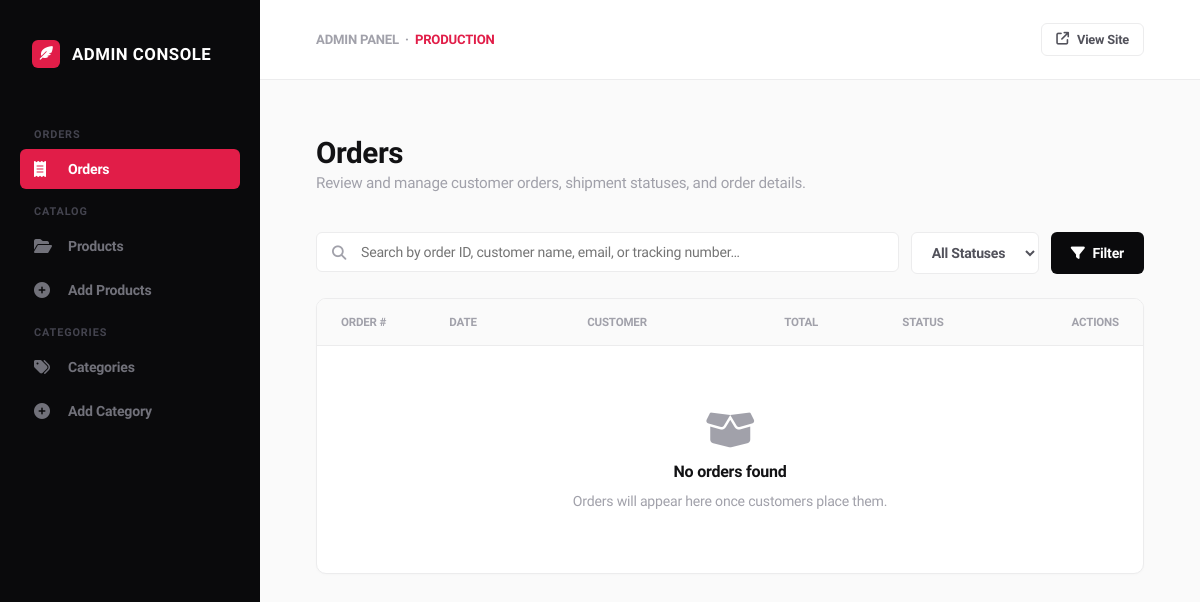
Page /admin-dashboard/ (signed in) on the earlier database version.
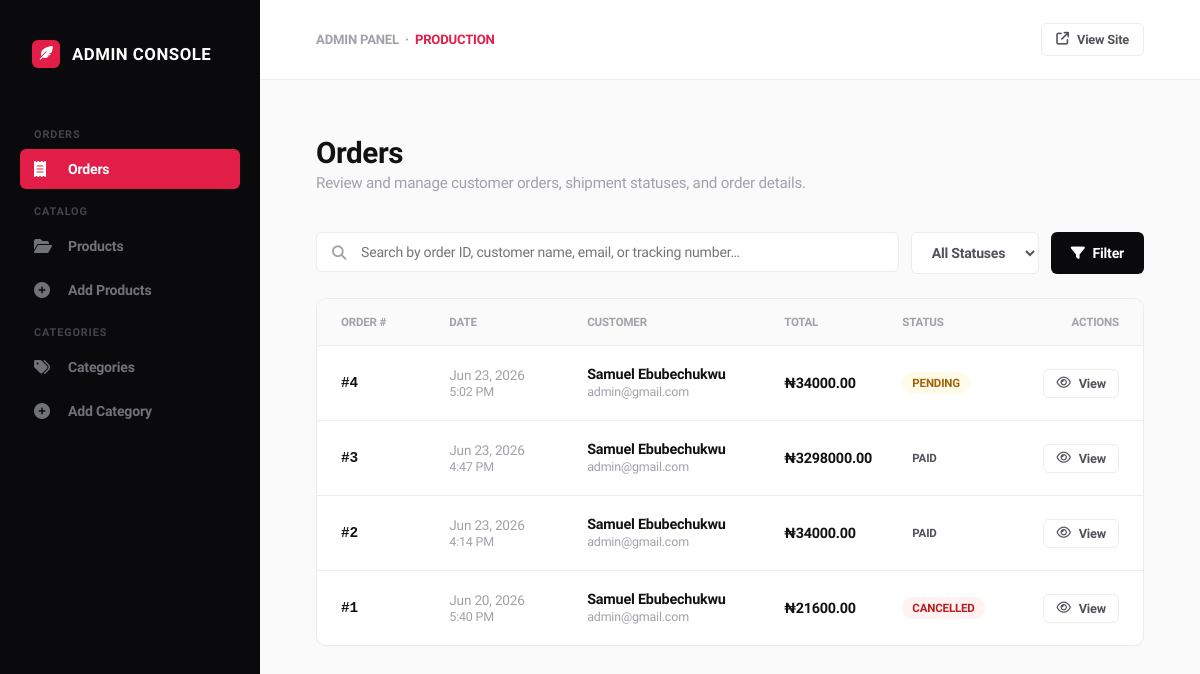
Same page on the later database version.
### ecommerce/models.py (models this page shows, shortened)
class Order(models.Model):
    STATUS_CHOICES = [
        ('pending', 'Pending'),
        ('paid', 'Paid'),
        ('shipped', 'Shipped'),
        ('delivered', 'Delivered'),
        ('cancelled', 'Cancelled'),
        ('refunded', 'Refunded'),
    ]
    user = models.ForeignKey(User, on_delete=models.CASCADE, related_name='orders')
    shipping_address = models.ForeignKey(
        ShippingAddress, on_delete=models.SET_NULL,
        null=True, blank=True, related_name='orders'
    )
    shipping_address_snapshot = models.TextField(
        blank=True, help_text="Backup text in case shipping address is deleted"
    )
    status = models.CharField(max_length=20, choices=STATUS_CHOICES, default='pending')
    total = models.DecimalField(max_digits=12, decimal_places=2, default=0)
    billing_address = models.TextField(blank=True)
    tracking_number = models.CharField(max_length=255, blank=True)
    tx_ref = models.CharField(max_length=100, unique=True, blank=True, null=True)
    flw_transaction_id = models.CharField(max_length=100, blank=True, null=True)
    created_at = models.DateTimeField(auto_now_add=True)
    updated_at = models.DateTimeField(auto_now=True)
    class Meta:
        ordering = ['-created_at']

class User(AbstractUser):
    email = models.EmailField(unique=True)

### ecommerce/views.py (the view, shortened to what this page needs)
# urls.py: path('admin-dashboard/', admin_dashboard, name='admin_dashboard'),
@login_required(login_url="accounts:account")
def admin_dashboard(request):
    context = {}
    tab = request.GET.get('tab', 'orders')  # Default tab
    orders_qs = Order.objects.select_related('user', 'shipping_address').prefetch_related('items__product', 'items__product_size__size')
    order_search = request.GET.get('order_search', '')
    order_status = request.GET.get('order_status', 'all')
    if order_status and order_status != 'all':
        orders_qs = orders_qs.filter(status=order_status)
    orders_qs = orders_qs.order_by('-created_at')
    orders_paginator = Paginator(orders_qs, 10)
    orders_page_num = request.GET.get('orders_page', 1)
    orders_page = orders_paginator.get_page(orders_page_num)
    products_qs = Product.objects.select_related('category').prefetch_related('images', 'sizes__size')
    product_search = request.GET.get('product_search', '')
    product_category = request.GET.get('product_category', '')
    product_visibility = request.GET.get('product_visibility', '')
    if product_search:
        products_qs = products_qs.filter(
            Q(name__icontains=product_search) |
            Q(sku__icontains=product_search) |
            Q(slug__icontains=product_search)
        )
    if product_category:
        products_qs = products_qs.filter(category_id=product_category)
    products_qs = products_qs.order_by('-created_at')
    products_paginator = Paginator(products_qs, 10)
    products_page_num = request.GET.get('products_page', 1)
    products_page = products_paginator.get_page(products_page_num)
    categories_qs = Category.objects.all().order_by('sort_order', 'name')
    category_search = request.GET.get('category_search', '')
    if category_search:
        categories_qs = categories_qs.filter(name__icontains=category_search)
    categories_paginator = Paginator(categories_qs, 15)
    categories_page_num = request.GET.get('categories_page', 1)
    categories_page = categories_paginator.get_page(categories_page_num)
    view_order_id = request.GET.get('view_order')
    view_order = None
    edit_category_id = request.GET.get('edit_category')
    edit_category_obj = None
    if edit_category_id:
        try:
            edit_category_obj = Category.objects.get(pk=edit_category_id)
        except Category.DoesNotExist:
            pass
    context = {
        'active_tab': tab,
        'orders': orders_page,
        'order_search': order_search,
        'order_status': order_status,
        'order_status_choices': Order.STATUS_CHOICES,
        'products': products_page,
        'product_search': product_search,
        'product_category': product_category,
        'product_visibility': product_visibility,
        'categories_for_filter': Category.objects.all().order_by('name'),
        'product_visibility_options': [
            ('active', 'Active State Only'),
            ('inactive', 'Inactive State Only'),
            ('featured', 'Featured Status Only'),
            ('not_featured', 'Non-Featured Rows Only'),
            ('featured_active', 'Featured & Active Mix'),
            ('featured_inactive', 'Featured & Inactive Mix'),
            ('out_of_stock', 'Global Out of Stock Pool'),
            ('variant_out', 'Sizes Variant Out of Stock'),
        ],
        'categories': categories_page,
        'category_search': category_search,
        'edit_category_obj': edit_category_obj,
        'view_order': view_order,
    }
    return render(request, 'Admin/admin.html', context)

### cart/cart.py (called while the page is built)
    def total_quantities(self):
        total = 0
        for item in self.cart.values():
            if 'quantity' in item and 'quantity' in item['quantity']:
                total += item['quantity']['quantity']
        return total

### cart/context_processors.py (called while the page is built)
def cart_quantity(request):
    cart = Cart(request)
    return {'cart_qty': cart.total_quantities()}

### ecommerce/context_processors.py (called while the page is built, shortened)
def categories(request):
    active_children = Category.objects.filter(is_active=True)
    top_level = Category.objects.filter(
        parent=None,
        is_active=True
    ).prefetch_related(
        Prefetch('children', queryset=active_children)
    )
    return {'categories': top_level}

def currency(request):
    code = request.session.get('currency', 'NGN')
    rate = 1
    return {
        'current_currency': code,
        'current_currency_symbol': CURRENCY_SYMBOLS.get(code, '₦'),
        'current_currency_rate': rate,
    }

### ecommerce/models.py (called while the page is built)
    @property
    def primary_image(self):
        key_img = self.images.filter(is_key=True).first()
        if key_img:
            return key_img.image_url
        first_img = self.images.first()
        return first_img.image_url if first_img else None

    @property
    def is_on_sale(self):
        return self.discount_price is not None and self.discount_price < self.price

    @property
    def display_price(self):
        return self.discount_price if self.is_on_sale else self.price

    @property
    def image_url(self):
        if self.image:
            return CloudinaryImage(str(self.image)).build_url(
                width=800, height=800, crop='fill', format='jpg', quality='auto'
            )
        return None

### templates/Admin/admin.html (shortened to what this page needs)
{% load static %}
<!DOCTYPE html>
<html lang="en">
<head>
    <link rel="stylesheet" href="https://cdnjs.cloudflare.com/ajax/libs/font-awesome/6.4.0/css/all.min.css">
</head>
<body>
<aside class="sidebar" id="sidebar">
    <div class="brand-container">
        <div class="brand-logo"><i class="fa-solid fa-feather-pointed"></i></div>
        <div class="brand-name">Admin Console</div>
    </div>
    <ul class="nav-group" style="padding:0; list-style:none;">
        <div class="nav-label">Orders</div>
        <li>
            <button class="nav-item {% if active_tab == 'orders' %}active{% endif %}"
                    onclick="switchTab('orders')">
                <i class="fa-solid fa-receipt"></i> Orders
            </button>
        </li>
        <div class="nav-label">Catalog</div>
        <li>
            <button class="nav-item {% if active_tab == 'products' %}active{% endif %}"
                    onclick="switchTab('products')">
                <i class="fa-solid fa-folder-open"></i> Products
            </button>
        </li>
        <li>
            <a href="{% url 'ecommerce:add_product' %}" class="nav-item">
                <i class="fa-solid fa-circle-plus"></i> Add Products
            </a>
        </li>
        <div class="nav-label">Categories</div>
        <li>
            <button class="nav-item {% if active_tab == 'categories' %}active{% endif %}"
                    onclick="switchTab('categories')">
                <i class="fa-solid fa-tags"></i> Categories
            </button>
        </li>
        <li>
            <button class="nav-item {% if active_tab == 'add_category' %}active{% endif %}"
                    onclick="switchTab('add_category')">
                <i class="fa-solid fa-circle-plus"></i> Add Category
            </button>
        </li>
    </ul>
</aside>
<div class="main-wrapper">
    <header class="global-header">
        <div style="font-size:0.82rem; font-weight:700; color:var(--text-muted); text-transform:uppercase;">
            Admin Panel &nbsp;·&nbsp; <span style="color:var(--pink-accent);">Production</span>
        </div>
        <a href="{% url 'ecommerce:home' %}" class="action-btn action-btn-secondary" style="font-size:0.8rem; padding:8px 14px;">
            <i class="fa-solid fa-arrow-up-right-from-square"></i> View Site
        </a>
    </header>
    <main>
        <section id="tab-orders" class="page-content-pane {% if active_tab == 'orders' or not active_tab %}active-view{% endif %}">
            <div class="view-title-block">
                <h1>Orders</h1>
                <p>Review and manage customer orders, shipment statuses, and order details.</p>
            </div>
            <form method="GET" action="{% url 'ecommerce:admin_dashboard' %}">
                <div class="search-filter-dock">
                    <div class="search-pill-input">
                        <i class="fa-solid fa-magnifying-glass"></i>
                        <input type="text" name="order_search" value="{{ order_search }}" placeholder="Search by order ID, customer name, email, or tracking number…">
                    </div>
                    <select class="custom-dropdown-select" name="order_status">
                        <option value="all" {% if order_status == 'all' %}selected{% endif %}>All Statuses</option>
                    </select>
                    <button type="submit" class="filter-submit-btn"><i class="fa-solid fa-filter"></i> Filter</button>
                </div>
            </form>
            <div class="modern-list-container">
                <div class="list-row-header orders-grid">
                    <div>Order #</div>
                    <div>Date</div>
                    <div>Customer</div>
                    <div class="hide-mobile">Total</div>
                    <div>Status</div>
                    <div style="text-align:right;">Actions</div>
                </div>
                {% for order in orders %}
                <div class="list-row-item orders-grid">
                    <div class="text-title font-mono">#{{ order.id }}</div>
                    <div style="font-size:0.85rem; color:var(--text-muted);">{{ order.created_at|date:"M d, Y" }}<br><span style="font-size:0.78rem;">{{ order.created_at|time:"g:i A" }}</span></div>
                    <div>
                        <strong style="color:var(--text-title);">{{ order.user.get_full_name|default:order.user.username }}</strong><br>
                        <span style="font-size:0.78rem; color:var(--text-muted);">{{ order.user.email }}</span>
                    </div>
                    <div class="hide-mobile" style="font-weight:600; color:var(--text-title);">₦{{ order.total|floatformat:2 }}</div>
                    <div>
                        <span class="status-pill
                            {% if order.status == 'pending' %}pill-yellow
                            {% elif order.status == 'processing' %}pill-blue
                            {% elif order.status == 'shipped' %}pill-purple
                            {% elif order.status == 'delivered' %}pill-green
                            {% elif order.status == 'cancelled' %}pill-red
                            {% elif order.status == 'refunded' %}pill-dark
                            {% endif %}">
                            {{ order.get_status_display }}
                        </span>
                    </div>
                    <div style="text-align:right; display:flex; gap:6px; justify-content:flex-end; flex-wrap:wrap;">
                        <a href="{% url 'ecommerce:admin_dashboard' %}?tab=orders&view_order={{ order.id }}"
                           class="action-btn action-btn-secondary" style="padding:6px 12px; font-size:0.8rem;">
                            <i class="fa-regular fa-eye"></i> View
                        </a>
                    </div>
                </div>
                {% empty %}
                <div class="empty-state">
                    <i class="fa-solid fa-box-open"></i>
                    <h3>No orders found</h3>
                    <p>{% if order_search or order_status != 'all' %}Try adjusting your filters.{% else %}Orders will appear here once customers place them.{% endif %}</p>
                </div>
                {% endfor %}
            </div>
        </section>
    </main>
</div>
</body>
</html>

Differences in the rows shown:
added Order: id "4", created_at "Jun 23, 2026", created_at "5:02 PM", user.get_full_name "Samuel Ebubechukwu", user.email "admin@gmail.com", total "34000.00", status "PENDING"
added Order: id "3", created_at "Jun 23, 2026", created_at "4:47 PM", user.get_full_name "Samuel Ebubechukwu", user.email "admin@gmail.com", total "3298000.00", status "PAID"
added Order: id "2", created_at "Jun 23, 2026", created_at "4:14 PM", user.get_full_name "Samuel Ebubechukwu", user.email "admin@gmail.com", total "34000.00", status "PAID"
added Order: id "1", created_at "Jun 20, 2026", created_at "5:40 PM", user.get_full_name "Samuel Ebubechukwu", user.email "admin@gmail.com", total "21600.00", status "CANCELLED"
Other differences:
text no longer shown: "No orders found Orders will appear here once customers place them."
